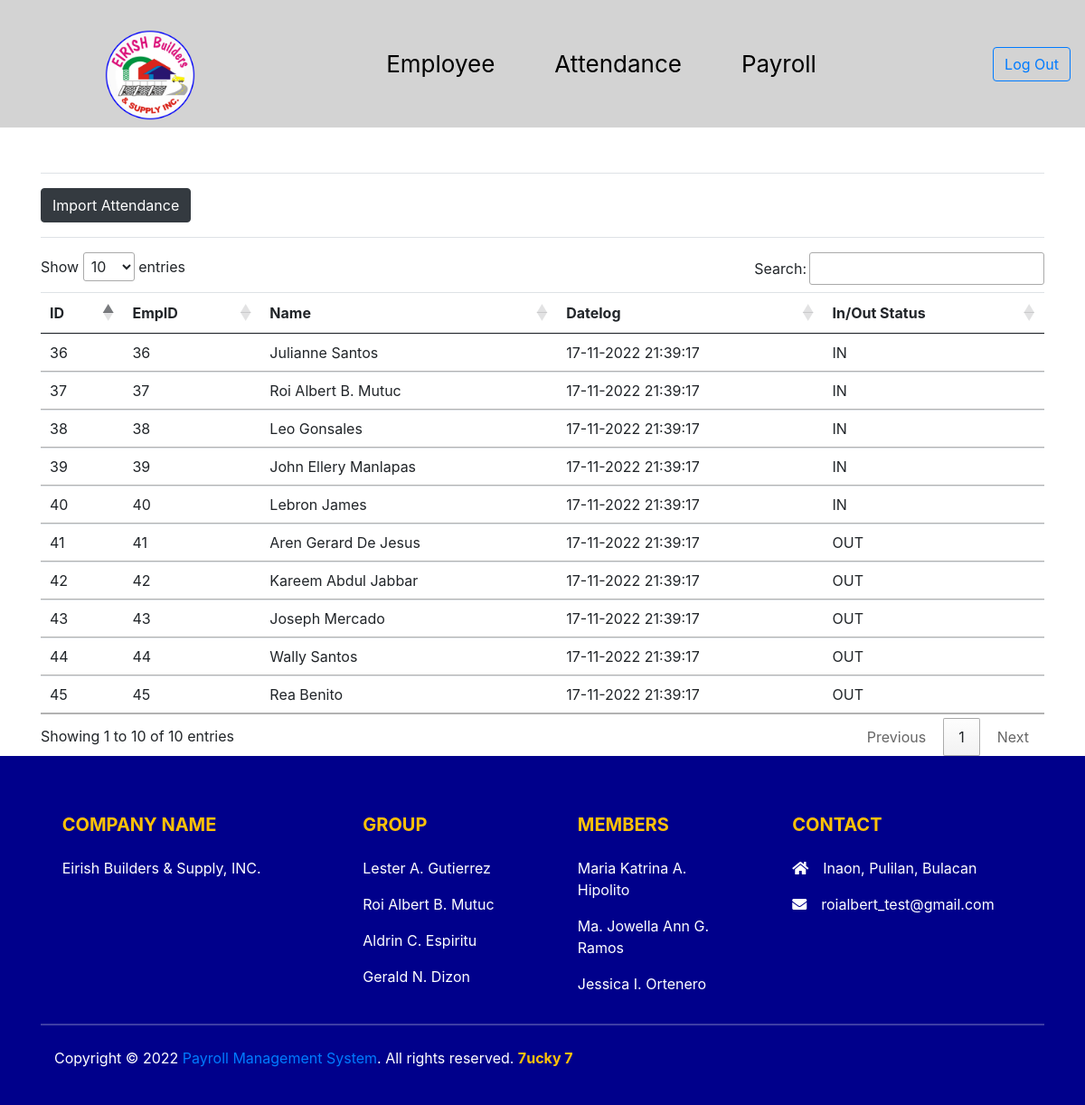
Screenshot of /attendance.php (signed in) with the database file from the repository.
### tables this page shows
CREATE TABLE `attendancee` (
  `id` int(11) NOT NULL,
  `emp_id` int(11) NOT NULL,
  `name` varchar(50) NOT NULL,
  `dateTime` varchar(50) NOT NULL,
  `logType` varchar(45) NOT NULL
);

### attendance.php (the view, shortened to what this page needs)
<?php
require_once('index.php');
$con=mysqli_connect('localhost','root','','eirish_db');
$result=mysqli_query($con,"select * from attendancee");
?>
<!doctype html>
<html lang="en">
<head>
  <link href="https://cdn.jsdelivr.net/npm/bootstrap@5.1.0/dist/css/bootstrap.min.css" rel="stylesheet">
  <link href="//cdn.datatables.net/1.10.25/css/jquery.dataTables.min.css" rel="stylesheet">
</head>
<body>
 <div class="container" style="margin-top:50px;">
 <div class="border-bottom my-3"></div>
            <div class="dropdown my-3">
            <a href="javascript:void(0);" class="btn btn-dark" onclick="formToggle('importFrm');"><i class="plus"></i> Import Attendance</a>
             </div>
             <div class="border-bottom my-3"></div>
          <table class="table table-hover">
                  <thead>
                      <tr>
                        <th>ID</th>
                        <th>EmpID</th>
                        <th>Name</th>
                        <th>Datelog</th>
                        <th>In/Out Status</th>
                      </tr>
                </thead>
                <tbody>
                          <?php while($row=mysqli_fetch_assoc($result)){?>
                      <tr>
                          <td><?php echo $row['id']?></td>
                          <td><?php echo $row['emp_id']?></td>
                          <td><?php echo $row['name']?></td>
                          <td><?php echo $row['dateTime']?></td>
                          <td><?php echo $row['logType']?></td>
                      </tr>
                          <?php } ?>
              </table>
</div>
<?php require_once('footer.php'); ?>
</body>
</html>

### css/style.css (style rules this page uses)
* { margin: 0; padding: 0px; }

### rows the page displays
attendancee: id "36", emp "36", name "Julianne Santos", dateTime "17-11-2022 21:39:17", logType "IN"
attendancee: id "37", emp "37", name "Roi Albert B. Mutuc", dateTime "17-11-2022 21:39:17", logType "IN"
attendancee: id "38", emp "38", name "Leo Gonsales", dateTime "17-11-2022 21:39:17", logType "IN"
attendancee: id "39", emp "39", name "John Ellery Manlapas", dateTime "17-11-2022 21:39:17", logType "IN"
attendancee: id "40", emp "40", name "Lebron James", dateTime "17-11-2022 21:39:17", logType "IN"
attendancee: id "41", emp "41", name "Aren Gerard De Jesus", dateTime "17-11-2022 21:39:17", logType "OUT"
attendancee: id "42", emp "42", name "Kareem Abdul Jabbar", dateTime "17-11-2022 21:39:17", logType "OUT"
attendancee: id "43", emp "43", name "Joseph Mercado", dateTime "17-11-2022 21:39:17", logType "OUT"
attendancee: id "44", emp "44", name "Wally Santos", dateTime "17-11-2022 21:39:17", logType "OUT"
attendancee: id "45", emp "45", name "Rea Benito", dateTime "17-11-2022 21:39:17", logType "OUT"
